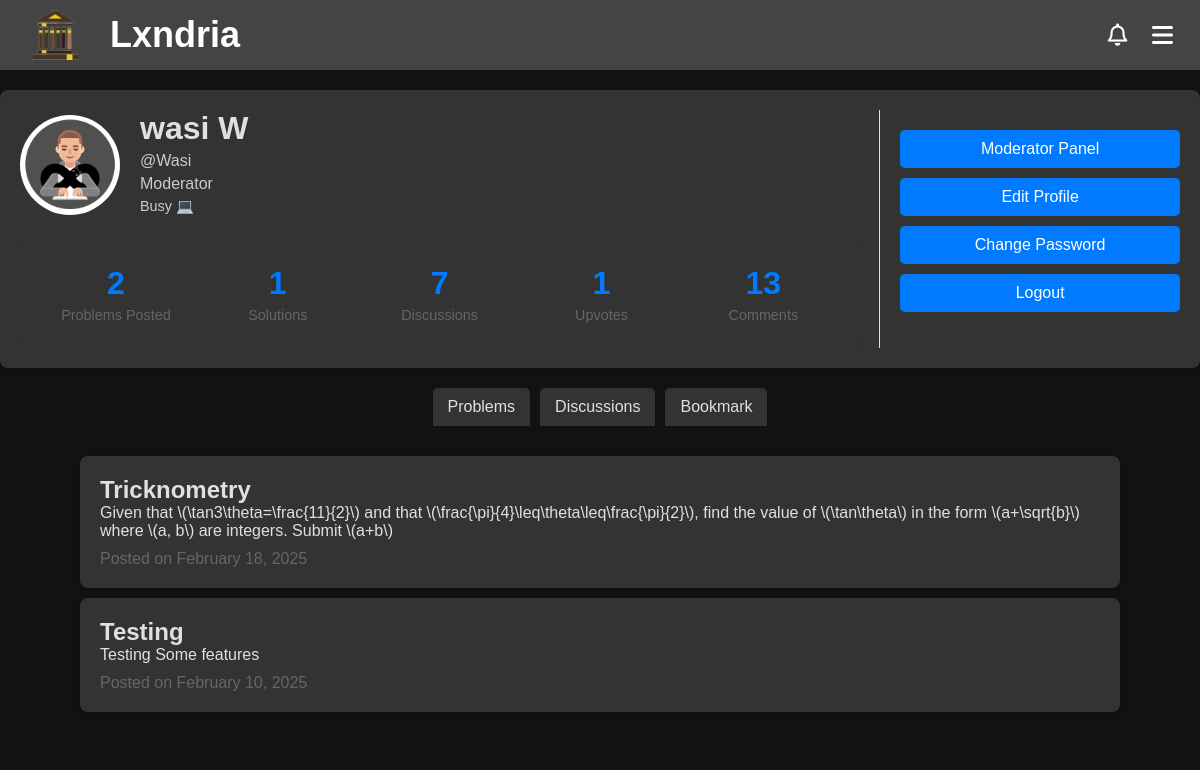
Page /account (signed in) on the earlier database version.
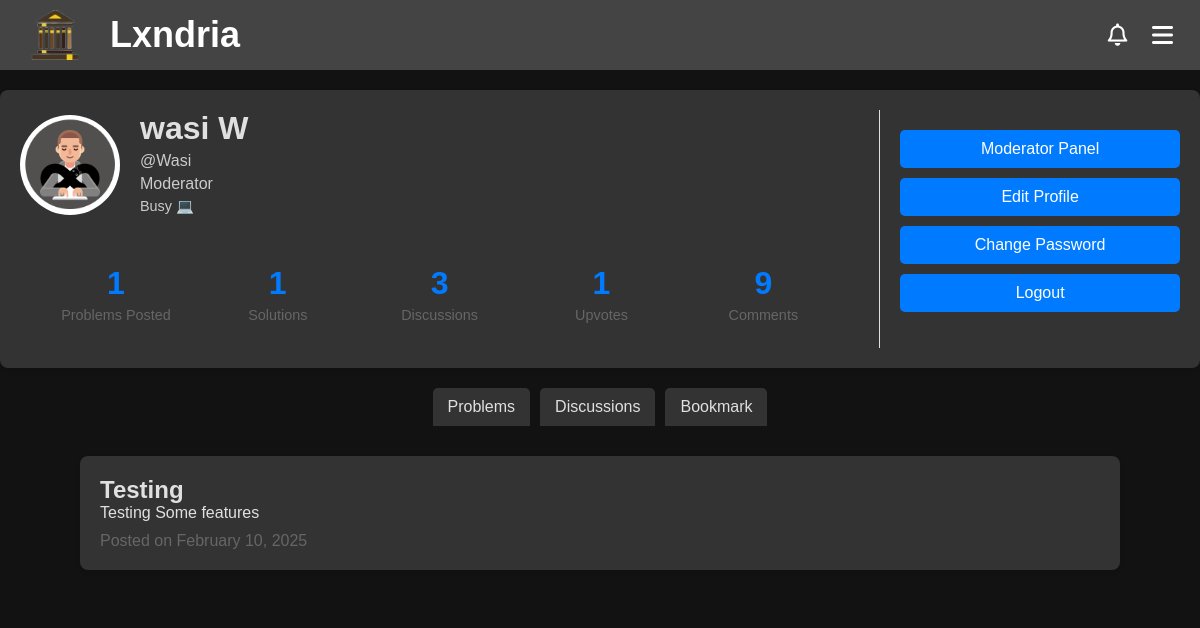
Same page on the later database version.
### app/models.py (models this page shows, shortened)
class Profile(db.Model):
    __tablename__ = "profile"
    __table_args__ = {"extend_existing": True}
    username = db.Column(db.String(80), db.ForeignKey('user.username'), primary_key=True)  # Primary + Foreign Key
    user = db.relationship('User', backref=db.backref('profile', uselist=False, cascade="all, delete-orphan"))
    profile_pic = db.Column(db.String(255), default="/images/default-profile.jpg")
    bio = db.Column(db.Text, default="This user has not set a bio yet.")
    upvotes = db.Column(db.Integer, default=0)
    created_at = db.Column(db.DateTime, default=datetime.utcnow)
    updated_at = db.Column(db.DateTime, onupdate=datetime.utcnow)
    @property
    def problems_posted(self):
        return Problem.query.filter_by(author=self.username).count()
    @property
    def solutions(self):
        return Solutions.query.filter_by(username=self.username).count()
    @property
    def comments(self):
        return Comments.query.filter_by(username=self.username).count()
    @property
    def discussions(self):
        return Discussion.query.filter_by(author=self.username).count()
    @property
    def name(self):
        return self.user.name if self.user else None
    @property
    def is_moderator(self):
        return Moderators.query.filter_by(username=self.username).count() != 0

class User(db.Model, UserMixin): # create a User class to store user information
    __tablename__ = "user"
    __table_args__ = {"extend_existing": True}  # Allow modifications to the table
    id = db.Column(db.Integer, primary_key=True)
    username = db.Column(db.String(80), unique=True, nullable=False)
    name = db.Column(db.String(80), nullable=False)
    password_hash = db.Column(db.String(120), nullable=False)
    email = db.Column(db.String(120), unique=True, nullable=False)
    created_at = db.Column(db.DateTime, default=datetime.utcnow)
    updated_at = db.Column(db.DateTime, onupdate=datetime.utcnow)

class Problem(db.Model):
    __tablename__ = "problem"
    __table_args__ = {"extend_existing": True}
    id = db.Column(db.Integer, primary_key=True, autoincrement=True)
    title = db.Column(db.String(100), nullable=False)
    topic = db.Column(db.String(30), nullable=False)
    attempts = db.Column(db.Integer, default=0)
    solved = db.Column(db.Integer, default=0)
    created_at = db.Column(db.DateTime, default=datetime.utcnow)
    updated_at = db.Column(db.DateTime, onupdate=datetime.utcnow)
    views = db.Column(db.Integer, default=0)
    author = db.Column(db.String(80), db.ForeignKey('user.username'))
    user = db.relationship('User', backref=db.backref('problems', cascade="all, delete-orphan"))
    content = db.Column(db.Text, nullable=False)
    encrypted_answer = db.Column(db.Text, nullable=False)
    __table_args__ = (
        CheckConstraint("topic IN ('Algebra', 'Geometry', 'Number Theory', 'Calculus', 'Logic', 'Classical Mechanics', 'Electricity and Magnetism', 'Computer Science', 'Quantitative Finance', 'Chemistry', 'Probability')", name="valid_topic_check"),
    )
    @property
    def reducedContent(self):
        FullContent = self.content
        if len(FullContent) > 500:
            return FullContent[:500] + "..."
        return FullContent
    @hybrid_property
    def needs_solution(self):
        solutions = Solutions.query.filter_by(problem_id=self.id).count()
        if solutions == 0:
            return True
        return False

### app/routes/account.py (the view)
@account_bp.route('/account')
def account():
    if not current_user.is_authenticated:
        return redirect(url_for('routes.auth.login'))
    profile = Profile.query.filter_by(username=current_user.username).first()
    problems = Problem.query.filter_by(author=current_user.username).order_by(Problem.created_at.desc()).all()
    discussions = Discussion.query.filter_by(author=current_user.username).order_by(Discussion.created_at.desc()).all()
    bookmarks = Bookmarks.query.filter_by(username=current_user.username).order_by(Bookmarks.created_at.desc()).all()
    return render_template('account.html', user=profile, problems=problems, stats=profile, discussions=discussions, bookmarks=bookmarks)

### app/models.py (called while the page is built)
    @property
    def reducedContent(self):
        FullContent = self.content
        if len(FullContent) > 500:
            return FullContent[:500] + "..."
        return FullContent

### app/routes/auth.py (called while the page is built)
@login_manager.user_loader
def load_user(user_id):
    return User.query.get(int(user_id))

### app/templates/account.html (shortened to what this page needs)
<!DOCTYPE html>
<html>
<head>
  {%include 'banner.html'%}
  <link rel="stylesheet" href="{{url_for('static', filename='css/profile.css')}}">
</head>
<body>
    <div class="profile-container">
        <div class="profile-main">
          <div class="profile-header">
            <img src="{{url_for('static', filename=user.profile_pic)}}" alt="Profile Picture" class="profile-pic">
            <div class="profile-info">
              <h1>{{user.name}}</h1>
              <p>@{{user.username}}</p>
              {% if user.is_moderator %}
              <p>Moderator</p>
              {% endif %}
              <p class="profile-bio">{{user.bio}}</p>
            </div>
          </div>
          <div class="profile-stats">
            <div class="stat-item">
                <div class="stat-number">{{stats.problems_posted}}</div>
                <div class="stat-text">Problems Posted</div>
            </div>
            <div class="stat-item">
                <div class="stat-number">{{stats.solutions}}</div>
                <div class="stat-text">Solutions</div>
              </div>
              <div class="stat-item">
                <div class="stat-number">{{stats.discussions}}</div>
                <div class="stat-text">Discussions</div>
              </div>
              <div class="stat-item">
                <div class="stat-number">{{stats.upvotes}}</div>
                <div class="stat-text">Upvotes</div>
              </div>
              <div class="stat-item">
                <div class="stat-number">{{stats.comments}}</div>
                <div class="stat-text">Comments</div>
              </div>
            </div>
        </div>
        {% if user.username == current_user.username %}
        <div class="profile-sidebar">
          <div class="profile-options">
            {%if user.is_moderator%}
            <a href="/moderation"><button>Moderator Panel</button></a>
            {%endif%}
            <a href="/account/edit"><button>Edit Profile</button></a>
            <a href="/reset-password-2"><button >Change Password</button></a>
            <a href="/logout"><button>Logout</button></a>
          </div>
        </div>
        {% endif %}
      </div>
      <div class="Tabs">
        <button class="tab" onclick="openTab(event, 'Problems')">Problems</button>
        <button class="tab" onclick="openTab(event, 'Discussions')">Discussions</button>
        {% if user.username == current_user.username %}
        <button class="tab" onclick="openTab(event, 'Bookmark')">Bookmark</button>
        {% endif %}
      </div>
      <div class="TabContent" display="block" id = "Problems" style="display: block;">
      {% for problem in problems %}
      <a href="/problem/{{problem.id}}">
        <div class="problem-post">
              <h2>{{problem.title}}</h2>
              <p>{{problem.reducedContent}}</p>
              <div class="date">Posted on {{problem.created_at.strftime('%B %d, %Y')}}</div>
        </div>
      </a>
      {% endfor %}
      </div>
</body>
</html>

### app/templates/banner.html (shortened to what this page needs)
<!DOCTYPE html>
<html>
<link rel="stylesheet" href="https://cdnjs.cloudflare.com/ajax/libs/font-awesome/6.4.2/css/all.min.css">
<link rel="stylesheet" href="{{url_for('static', filename='css/banner.css')}}">
<header class="banner">
    <div class="logo-container">
      <img src="{{url_for('static', filename='Images/logo.png')}}" alt="Logo" class="logo">
      <span class="site-name"><a href="/">Lxndria</span></div></a>
      <div class="menu-container">
        <button class="notif-button" onclick="toggleNotif()"><i class="far fa-bell"></i></button>
        <button class="menu-button" onclick="toggleMenu()"><i class="fas fa-bars"></i>
        </button>
    </div>
  </header>
</html>

### app/static/css/banner.css (style rules this page uses)
body, h1, p { margin: 0; padding: 0; text-decoration: none; color: inherit; font-family: Arial, sans-serif; box-sizing: border-box; background-color: #121212; color: #f1f1f1; ; }
a { text-decoration: none; color: inherit; }
.banner { display: flex; justify-content: space-between; align-items: center; padding: 10px 10px; background-color: #444; color: white; position: sticky; top: 0; z-index: 1000; }
.logo-container { display: flex; align-items: center; }
.logo { width: 50px; height: 50px; margin-left: 20px; margin-right: 30px; }
.site-name { font-size: 2.25rem; font-family: 'Gill Sans', 'Gill Sans MT', Calibri, 'Trebuchet MS', sans-serif; font-weight: bold; }
.menu-container { position: relative; display: flex; }
.menu-button { padding: 15px; margin-right: 10px; background-color: #444; color: white; border: none; cursor: pointer; border-radius: 50%; width: 35px; height: 35px; text-align: center; font-size: 1.5rem; line-height: 1; display: flex; justify-content: center; align-items: center; }
.notif-button { padding: 15px; margin-right: 10px; background-color: #444; color: white; border: none; cursor: pointer; border-radius: 50%; width: 35px; height: 35px; text-align: center; font-size: 1.4rem; line-height: 1; display: flex; justify-content: center; align-items: center; }

### app/static/css/profile.css (style rules this page uses)
body, h1, p { margin: 0; padding: 0; text-decoration: none; color: inherit; font-family: Arial, sans-serif; box-sizing: border-box; background-color: #121212; color: #f1f1f1; ; }
a { text-decoration: none; color: inherit; }
.profile-info h1, .profile-info p { font-family: 'Poppins', sans-serif; margin: 0; padding: 0; background-color: #333; color: #e0e0e0; }
.profile-container { display: flex; max-width: 1200px; margin: 20px auto; padding: 20px; background-color: #333; box-shadow: 0 2px 4px rgba(0, 0, 0, 0.1); border-radius: 8px; color: #e0e0e0; }
.profile-main { flex: 3; padding-right: 20px; }
.profile-sidebar { flex: 1; padding-left: 20px; border-left: 1px solid #e0e0e0; }
.profile-header { display: flex; align-items: center; margin-bottom: 20px; }
.profile-pic { width: 100px; height: 100px; border-radius: 50%; object-fit: cover; margin-right: 20px; }
.profile-info h1 { font-size: 2rem; margin: 0; }
.profile-info p { margin: 5px 0; color: #e0e0e0e0; }
.profile-bio { margin-top: 10px; font-size: 0.9rem; color: #444; }
.profile-stats { display: flex; justify-content: space-between; margin-top: 20px; padding: 15px; background-color: #333; border-radius: 8px; }
.stat-item { text-align: center; flex: 1; padding: 10px; }
.stat-number { font-size: 2rem; font-weight: 600; color: #007bff; margin-bottom: 5px; }
.stat-text { font-size: 0.9rem; color: #666; }
.profile-options { margin-top: 20px; }
.profile-options button { display: block; width: 100%; padding: 10px; margin-bottom: 10px; background-color: #007bff; color: #ffffff; border: none; border-radius: 5px; cursor: pointer; font-size: 1rem; transition: background-color 0.3s; }
.problem-post, .discussion-post { max-width: 1000px; margin: 10px auto; padding: 20px; background-color: #333; box-shadow: 0 2px 4px rgba(0, 0, 0, 0.1); border-radius: 8px; color: #e0e0e0; }
.problem-post h2, .discussion-post h2 { margin: 0; padding: 0; background-color: #333; color: #e0e0e0; }
.problem-post p, .discussion-post p { background-color: #333; color: #e0e0e0; }
.problem-post .date { margin-top: 10px; color: #666; }
.Tabs { display: flex; justify-content: center; margin-bottom: 0px; }
.Tabs button { background-color: #333; color: #e0e0e0; border: none; padding: 10px 15px; cursor: pointer; font-size: 1rem; border-radius: 5px 5px 0 0; transition: background-color 0.3s; }
.Tabs button:not(:last-child) { margin-right: 10px; }
.TabContent { display: none; padding: 20px; background-color: #121212; border-radius: 0 0 5px 5px; }

Differences in the rows shown:
removed Problem: title "Tricknometry", reducedContent "Given that \\(\\tan3\\theta=\\frac{11}{2}\\) and that \\(\\frac{\\pi}{4}\\leq\\theta\\leq\\frac{\\pi}{2}\\), find the value of \\(\\tan\\theta\\) in the form \\(a+\\sqrt{b}\\) where \\(a, b\\) are integers. Submit \\(a+b\\)", created_at "February 18, 2025"
Other differences:
{{ stats.problems_posted }}: "2" → "1"
{{ stats.discussions }}: "7" → "3"
{{ stats.comments }}: "13" → "9"
